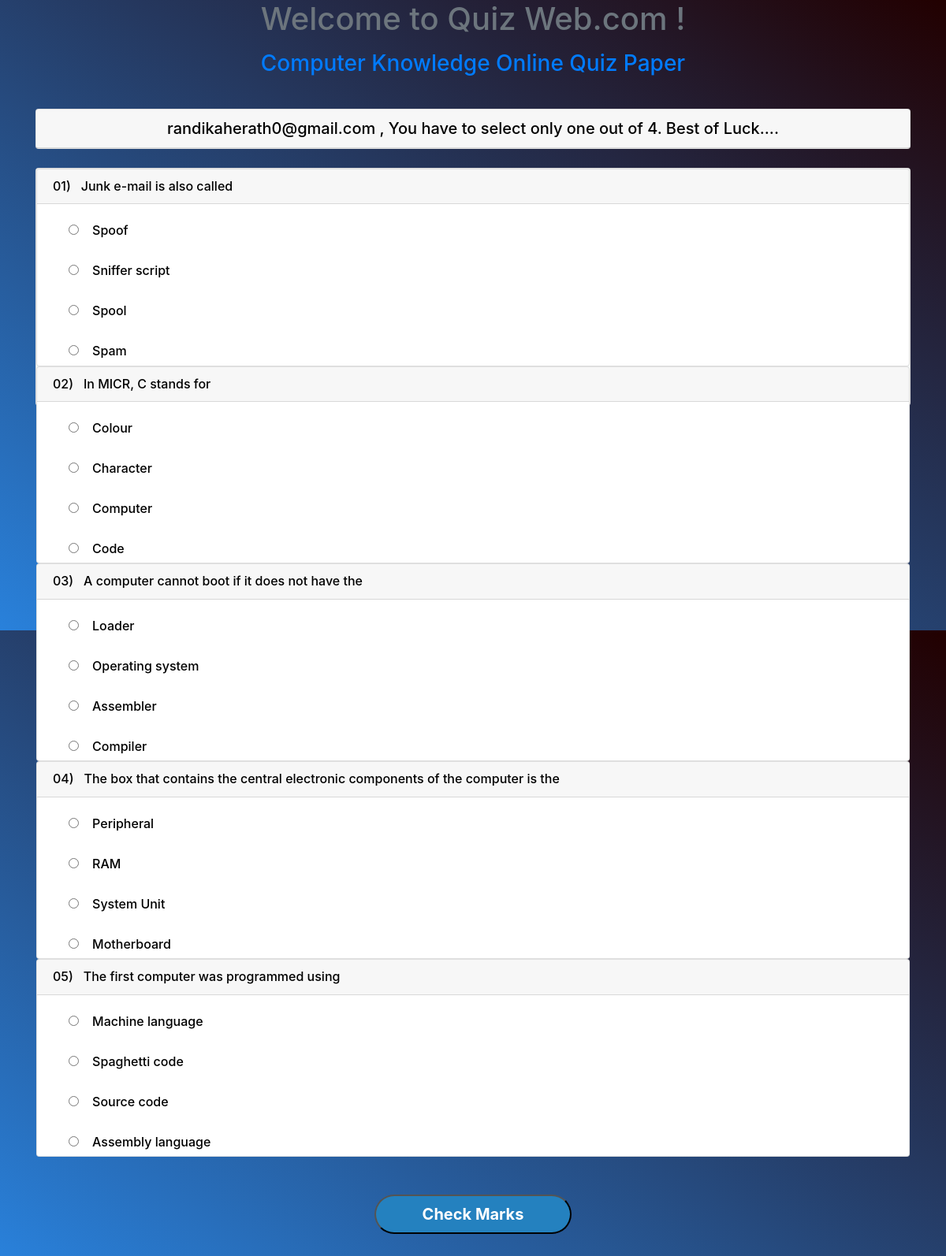
Screenshot of /src/questions.php (signed in) with the database file from the repository.
### tables this page shows
CREATE TABLE IF NOT EXISTS `q_and_a` (
`question_id` int(3) NOT NULL,
  `question` varchar(400) NOT NULL,
  `answer` varchar(200) NOT NULL
);

CREATE TABLE IF NOT EXISTS `answer` (
  `q_id` int(3) NOT NULL,
  `answers` varchar(200) NOT NULL
);

### src/questions.php (the view, shortened to what this page needs)
<?php require_once('../inc/connection.php'); ?>
<!doctype html>
<html lang="en">
  <head>
    <link rel="stylesheet" href="../asserts/css/bootstrap.min.css">
    <link rel="stylesheet" href="../asserts/css/common.css">
  </head>
  <body>
  	<div class="container">
  		<div class="row">
    		<div class="col">
      				<h1 align="center"> <p class="text-secondary"> Welcome to Quiz Web.com ! </p> </h1>
              <h3 align="center"> <p class="text-primary"> Computer Knowledge Online Quiz Paper </p> </h3><br>
  			</div>
  		</div>
      <div class="card" align="center">
          <h5 class="text-center card-header"><?php echo $_SESSION['user_id']; ?> , You have to select only one out of 4. Best of Luck....</h5>
      </div><br>
      <div class="card" align="center">
        <form action="engine.php" method="POST">
          <?php
            $query = "SELECT * FROM q_and_a ORDER BY RAND() LIMIT 5";
            $result_set = mysqli_query($connection,$query);
            $questions_num = 1;
            while ($came_questions = mysqli_fetch_assoc($result_set)) {
              echo "<div class=\"card\" align = \"left\">
                    <h6 class=\"card-header\">"."0". $questions_num. ")&nbsp;&nbsp;&nbsp;" . $came_questions['question'] . "</h6>";
              $came_id = $came_questions['question_id'];
              $queries = "SELECT * FROM answer WHERE q_id = '$came_id' ORDER BY RAND() LIMIT 4";
              $result = mysqli_query($connection,$queries);
              while ($answer = mysqli_fetch_assoc($result)) {
                 echo "<br> <h6 class=\"radio_button\"> <input type=\"radio\" value=\"" . $answer['answers'] . "\" name = \"" .$came_questions['question'] . "\"> &nbsp;&nbsp;&nbsp;". $answer['answers'] . "</h6>";
              }
                echo "</div>";
            $questions_num +=1;
            }
          ?>
          <br><br> <input type="submit" value="Check Marks" class="butn"><br><br><br><br>
        </form>
      </div>
  </body>
</html>

### asserts/css/common.css (style rules this page uses)
body { background-image: linear-gradient(to top right, #2981db,#200); height: 100vh; text-align: center; color: black; }
form { background-image: linear-gradient(to top right, #2981, #fff); text-align: center; border-radius: 30px; height: 300px; }
.radio_button { margin-left: 40px; }
.butn { background-color: #2481bf; width: 250px; border-radius: 30px; height: 50px; color: white; font-size: 20px; font-weight: bolder; }

### rows the page displays
q_and_a: question "Junk e-mail is also called"
answer: answers "Spoof"
answer: answers "Sniffer script"
answer: answers "Spool"
answer: answers "Spam"
q_and_a: question "In MICR, C stands for"
answer: answers "Colour"
answer: answers "Character"
answer: answers "Computer"
answer: answers "Code"
q_and_a: question "A computer cannot boot if it does not have the"
answer: answers "Loader"
answer: answers "Operating system"
answer: answers "Assembler"
answer: answers "Compiler"
q_and_a: question "The box that contains the central electronic components of the computer is the"
answer: answers "Peripheral"
answer: answers "RAM"
answer: answers "System Unit"
answer: answers "Motherboard"
q_and_a: question "The first computer was programmed using"
answer: answers "Machine language"
answer: answers "Spaghetti code"
answer: answers "Source code"
answer: answers "Assembly language"

### other values shown
$_SESSION['user_id'] "randikaherath0@gmail.com"
